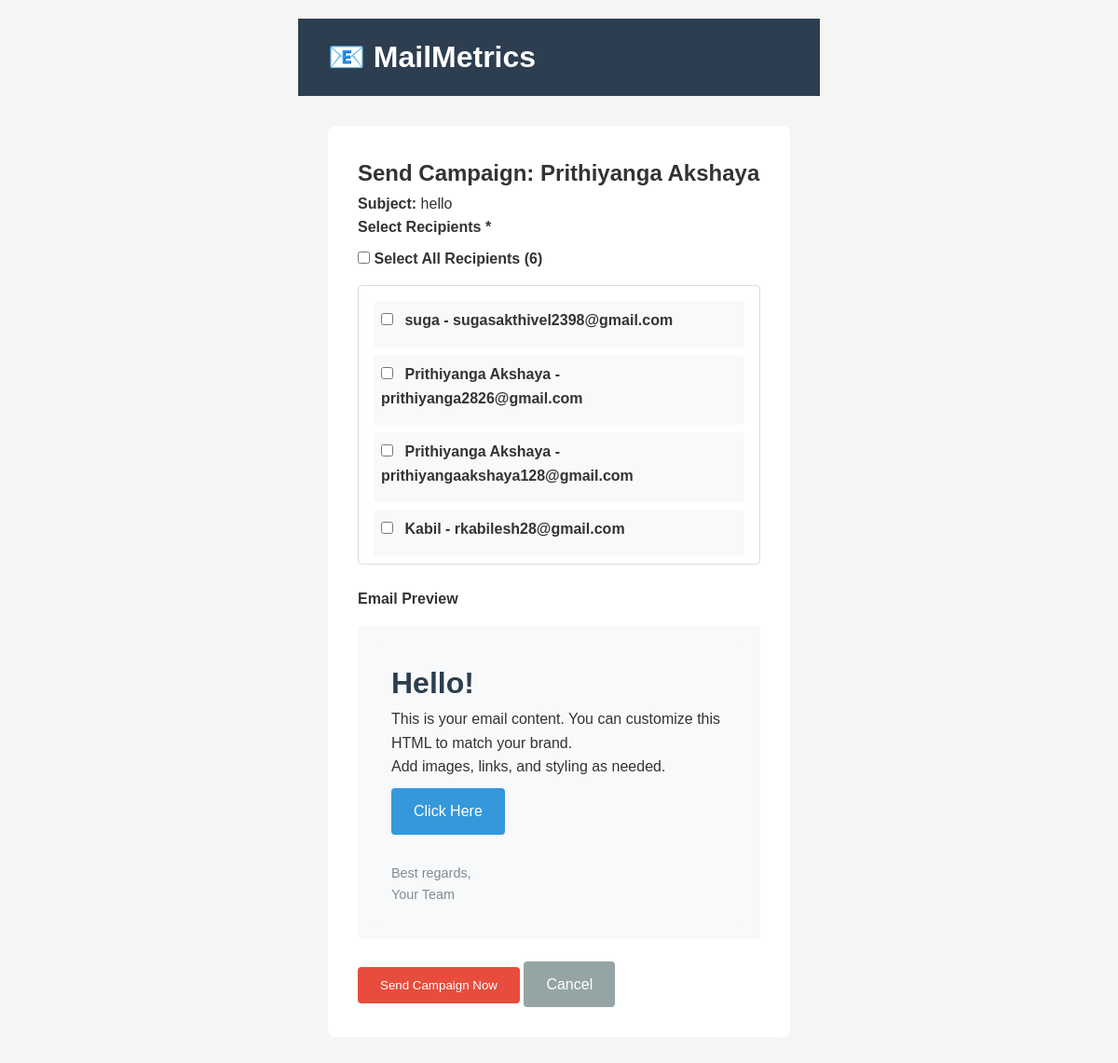
/campaigns/1/send/, run on the app's committed database.
### emails/models.py (models this page shows, shortened)
class Campaign(models.Model):
    STATUS_CHOICES = [
        ("pending", "Pending"),
        ("delivered", "Delivered"),
        ("bounced", "Bounced"),
        ("opened", "Opened"),
        ("clicked", "Clicked"),
    ]
    email = models.EmailField()
    name = models.CharField(max_length=100, null=True, blank=True)
    status = models.CharField(max_length=20, choices=STATUS_CHOICES, default="pending")
    opened = models.BooleanField(default=False)
    clicked = models.BooleanField(default=False)

class Recipient(models.Model):
    email = models.EmailField(unique=True)
    name = models.CharField(max_length=200)
    created_at = models.DateTimeField(auto_now_add=True)

### emails/views.py (the view, shortened to what this page needs)
# urls.py: path('campaigns/<int:pk>/send/', views.send_campaign, name='send_campaign'),
def send_campaign(request, pk):
    campaign = get_object_or_404(Campaign, pk=pk)
    recipients = Recipient.objects.all()
    return render(request, 'send_campaign.html', {
        'campaign': campaign,
        'recipients': recipients
    })

### emails/templates/send_campaign.html (shortened to what this page needs)
<!DOCTYPE html>
<html>
<head>
</head>
<body>
    <div class="navbar">
        <h1>📧 MailMetrics</h1>
    </div>
    <div class="container">
        <div class="card">
            <h2>Send Campaign: {{ campaign.name }}</h2>
            <p><strong>Subject:</strong> {{ campaign.subject }}</p>
            <form method="post" onsubmit="return confirm('Are you sure you want to send this campaign to selected recipients?');">
                <div class="form-group">
                    <label>Select Recipients *</label>
                    <div class="select-all">
                        <label>
                            <input type="checkbox" id="select-all" onchange="toggleAll(this)">
                            Select All Recipients ({{ recipients.count }})
                        </label>
                    </div>
                    <div class="checkbox-group">
                        {% for recipient in recipients %}
                        <div class="checkbox-item">
                            <label>
                                <input type="checkbox" name="recipients" value="{{ recipient.id }}" class="recipient-checkbox">
                                <strong>{{ recipient.name }}</strong> - {{ recipient.email }}
                            </label>
                        </div>
                        {% empty %}
                        <p>No recipients available. Please add recipients first.</p>
                        {% endfor %}
                    </div>
                </div>
                <div class="form-group">
                    <label>Email Preview</label>
                    <div class="preview">
                        {{ campaign.content|safe }}
                    </div>
                </div>
                {% if recipients %}
                <button type="submit" class="btn btn-danger">Send Campaign Now</button>
                {% endif %}
                <a href="{% url 'campaign_detail' campaign.pk %}" class="btn btn-secondary">Cancel</a>
            </form>
        </div>
    </div>
</body>
</html>

### emails/templates/send_campaign.html (style rules this page uses)
* { margin: 0; padding: 0; box-sizing: border-box; }
body { font-family: Arial, sans-serif; background: #f5f5f5; }
.navbar { background: #2c3e50; color: white; padding: 1rem 2rem; }
.container { max-width: 800px; margin: 2rem auto; padding: 0 2rem; }
.card { background: white; padding: 2rem; border-radius: 8px; margin-bottom: 1rem; }
.form-group { margin-bottom: 1.5rem; }
label { display: block; margin-bottom: 0.5rem; font-weight: bold; }
.checkbox-group { max-height: 300px; overflow-y: auto; border: 1px solid #ddd; padding: 1rem; border-radius: 4px; }
.checkbox-item { padding: 0.5rem; margin-bottom: 0.5rem; background: #f8f9fa; border-radius: 4px; }
.checkbox-item input { margin-right: 0.5rem; }
.btn { padding: 0.75rem 1.5rem; background: #3498db; color: white; border: none; border-radius: 4px; cursor: pointer; text-decoration: none; display: inline-block; }
.btn-danger { background: #e74c3c; }
.btn-secondary { background: #95a5a6; }
.preview { background: #f8f9fa; padding: 1rem; border-radius: 4px; margin-top: 1rem; max-height: 400px; overflow-y: auto; }
.select-all { margin-bottom: 1rem; }

### data on the page
Campaign: name "Prithiyanga Akshaya", subject "hello", content "Hello! This is your email content. You can customize this HTML to match your brand. Add images, links, and styling as needed. Click Here Best regards, Your Team"
Recipient: name "suga", email "sugasakthivel2398@gmail.com"
Recipient: name "Prithiyanga Akshaya", email "prithiyanga2826@gmail.com"
Recipient: name "Prithiyanga Akshaya", email "prithiyangaakshaya128@gmail.com"
Recipient: name "Kabil", email "rkabilesh28@gmail.com"

### other printed values
{{ recipients.count }} "6"
